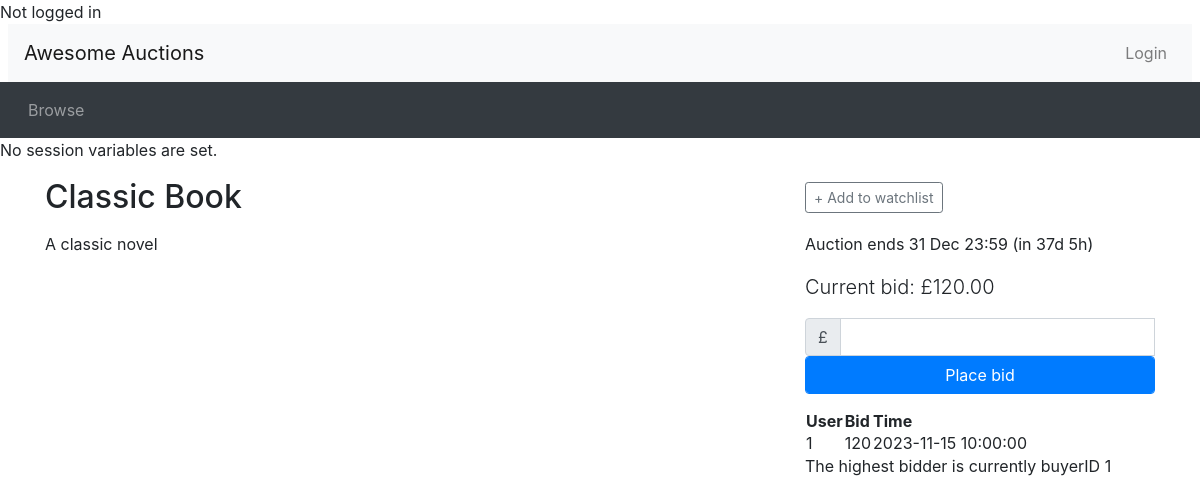
The page /listing.php?item_id=6 on the database its author committed.
### tables this page shows
CREATE TABLE `AuctionItem` (
  `ItemAuctionID` int(4) NOT NULL,
  `Title` text NOT NULL,
  `SellerID` int(4) NOT NULL,
  `CategoryID` int(4) NOT NULL,
  `Description` text NOT NULL,
  `StartingPrice` int(11) NOT NULL,
  `ReservePrice` int(11) NOT NULL,
  `EndDate` datetime NOT NULL
);

CREATE TABLE `Bid` (
  `BidID` int(4) NOT NULL,
  `BuyerID` int(4) NOT NULL,
  `ItemAuctionID` int(4) NOT NULL,
  `BidTime` datetime NOT NULL,
  `BidAmount` int(11) NOT NULL
);

### utilities.php (called while the page is built, shortened)
<?php
function display_time_remaining($interval) {
    if ($interval->days == 0 && $interval->h == 0) {
      $time_remaining = $interval->format('%im %Ss');
    }
    else if ($interval->days == 0) {
      $time_remaining = $interval->format('%hh %im');
    }
    else {
      $time_remaining = $interval->format('%ad %hh');
    }
  return $time_remaining;
}
?>

### listing.php (the view, shortened to what this page needs)
<?php include_once("header.php")?>
<?php require("utilities.php")?>
<?php
  include 'db_connect.php';
  if (!empty($_SESSION)) {
    echo "<pre>";
    print_r($_SESSION);
    echo "</pre>";
  } else {
    echo "No session variables are set.";
  }
  $item_id = $_GET['item_id'];
  $sql = "SELECT * FROM AuctionItem WHERE ItemAuctionID = $item_id";
  $result = $connection->query($sql);
  if ($result->num_rows > 0) {
    $row = $result->fetch_assoc();
    $title = $row['Title'];
    $description = $row['Description'];
    $reservePrice = $row['ReservePrice'];
    $end_time = new DateTime($row['EndDate']);
    $highest_bid_query = "SELECT BuyerID, BidAmount FROM Bid WHERE BidAmount = (SELECT MAX(BidAmount) FROM Bid WHERE ItemAuctionID = $item_id) AND ItemAuctionID = $item_id";
    $result2 = $connection->query($highest_bid_query);
    if ($result2) {
        $row2 = $result2->fetch_assoc();
        $current_price = $row2['BidAmount'] ?? $row['StartingPrice'];
        $highest_buyerid = $row2['BuyerID'];
    } else {
        echo "Error: " . $connection->error;
    }
} else {
    echo "No results found.";
}
  $now = new DateTime();
  if ($now < $end_time) {
    $time_to_end = date_diff($now, $end_time);
    $time_remaining = ' (in ' . display_time_remaining($time_to_end) . ')';
  }
  $has_session = true;
  $watching = false;
?>
<div class="container">
<div class="row">
  <div class="col-sm-8">
    <h2 class="my-3"><?php echo($title); ?></h2>
  </div>
  <div class="col-sm-4 align-self-center">
<?php
  if ($now < $end_time):
?>
    <div id="watch_nowatch" <?php if ($has_session && $watching) echo('style="display: none"');?> >
      <button type="button" class="btn btn-outline-secondary btn-sm" onclick="addToWatchlist(this)"
      data-item-id="<?php echo $item_id; ?>">+ Add to watchlist</button>
    </div>
<?php endif  ?>
  </div>
</div>
<div class="row">
  <div class="col-sm-8">
    <div class="itemDescription">
    <?php echo($description); ?>
    </div>
  </div>
  <div class="col-sm-4">
    <p>
<?php if ($now > $end_time): ?>
     This auction ended <?php echo(date_format($end_time, 'j M H:i')) ?>
    <?php if ($current_price >= $reservePrice): ?>
      <p>The winning buyer is buyerID <?php echo $highest_buyerid ?>. Congrats!!</p>
    <?php else: ?>
      <p>The reserve bid has not been met. Item not sold.</p>
    <?php endif ?>
<?php else: ?>
     Auction ends <?php echo(date_format($end_time, 'j M H:i') . $time_remaining) ?></p>
    <p class="lead">Current bid: £<?php echo(number_format($current_price, 2)) ?></p>
    <form method="POST" action="place_bid.php">
      <div class="input-group">
        <div class="input-group-prepend">
          <span class="input-group-text">£</span>
        </div>
	    <input type="number" name="bid" class="form-control" id="bid">
      </div>
      <button type="submit" class="btn btn-primary form-control">Place bid</button>
    </form>
    <table>
          <thead>
              <tr>
                  <th>User</th>
                  <th>Bid</th>
                  <th>Time</th>
              </tr>
          </thead>
          <tbody>
          <?php
                $sql = "SELECT BuyerID, BidAmount, BidTime FROM Bid WHERE ItemAuctionID = $item_id";
                $result2 = $connection->query($sql);
                if ($result2->num_rows > 0) {
                  while($row2 = $result2->fetch_assoc()) {
                      echo "<tr><td>" . $row2["BuyerID"]. "</td><td>" . $row2["BidAmount"] . "</td><td>" . $row2["BidTime"] . "</td></tr>";
                  }
              } else {
                  echo "No bids yet";
              }
            ?>
          </tbody>
      </table>
      <p>The highest bidder is currently buyerID <?php echo $highest_buyerid ?></p>
<?php endif ?>
  </div>
</div>
<?php include_once("footer.php")?>

### rows shown on the page
auctionitem: Title "Classic Book", Description "A classic novel", EndDate "31 Dec 23:59", EndDate "(in 37d 5h)"
bid: BuyerID "1", BidAmount "120", BidTime "2023-11-15 10:00:00"

### other values the page prints
$current_price "120.00"
$highest_buyerid "1"
